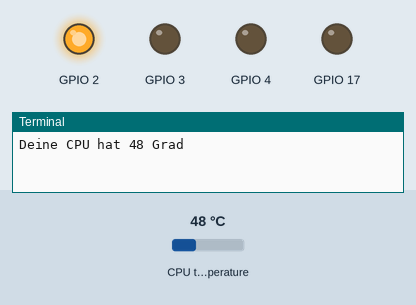
The program below on a simulated Raspberry Pi (BCM pin numbers). Parts: output pins drawn as LEDs (lit = HIGH), the last lines printed to the terminal. The inputs (shaded band) are chosen by the test bench; at power-on: CPU temperature 48 °C.

Above: at 1.2 s.
1.3 s: CPU temperature set to 58 °C
5.2 s: CPU temperature set to 61 °C
At 6.4 s:
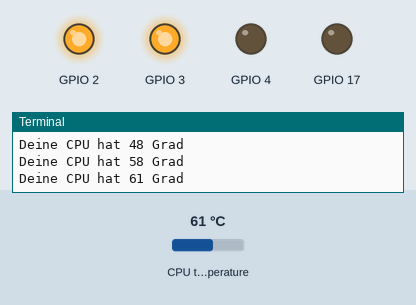
9.1 s: CPU temperature set to 67 °C
13.2 s: CPU temperature set to 70 °C
At 15.7 s:
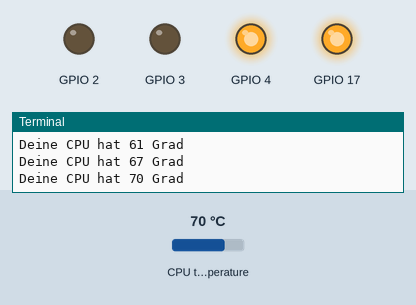
17.1 s: CPU temperature set to 31 °C
At 19.3 s:
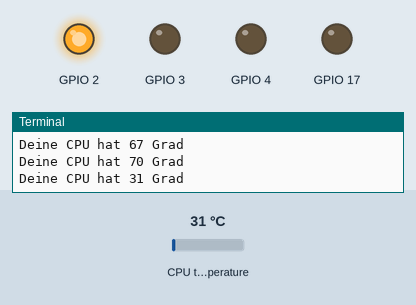
21.0 s: CPU temperature set to 71 °C
At 21.6 s:
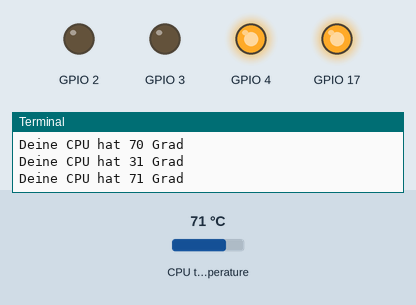
Timing chart, 0 to 24.0 s (numbered marks = the images above; inputs shaded):
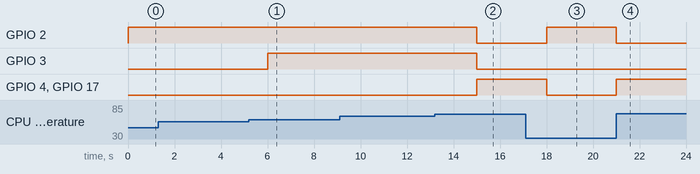

Measured:
- the behaviour switches between 59 and 60 °C on CPU temperature (found by bisection; images 0 and 1)
- the behaviour switches between 68 and 69 °C on CPU temperature (found by bisection; images 1 and 2)
- after the input at 5.2 s, GPIO 3: LOW → HIGH after 0.80 s
- after the input at 13.2 s, GPIO 2, GPIO 3: HIGH → LOW after 1.8 s; GPIO 4, GPIO 17: LOW → HIGH after 1.8 s
- after the input at 17.1 s, GPIO 2: LOW → HIGH after 0.91 s; GPIO 4, GPIO 17: HIGH → LOW after 0.91 s
- after the input at 21.0 s, GPIO 2: HIGH → LOW at once; GPIO 4, GPIO 17: LOW → HIGH at once

The program:

LED_L_ftersteuerung.py
```python
# Lüftersteuerung
# Version 0.1
# Geschrieben von: Fabian Riegeer

# Bibliotheken importieren
# import RPi.GPIO as GPIO
import time
from RPi import GPIO

# GPIO Startwerte setzen
GPIO.setmode(GPIO.BCM)
GPIO.setwarnings(False)
GPIO.setup(2, GPIO.OUT)
GPIO.setup(3, GPIO.OUT)
GPIO.setup(4, GPIO.OUT)
GPIO.setup(17, GPIO.OUT)

GPIO.output(2, GPIO.LOW)
GPIO.output(3, GPIO.LOW)
GPIO.output(4, GPIO.LOW)
GPIO.output(17, GPIO.LOW)

# Schleife
while 1:

    # Temperatur abfragen und ausgeben
    tempData = "/sys/class/thermal/thermal_zone0/temp"
    dateilesen = open(tempData, "r")
    temperatur = dateilesen.readline(2)
    dateilesen.close()
    print("Deine CPU hat " + temperatur + " Grad")

    # Temperaturen festlegen und zu Integer umwandeln
    normal = 59
    warm = 63
    heiss = 68

    temperatur = int(temperatur)

    # Zustandsabfrage
    if temperatur <= normal:
        # print("Grüne LED")
        GPIO.output(2, GPIO.HIGH)
        GPIO.output(3, GPIO.LOW)
        GPIO.output(4, GPIO.LOW)
        GPIO.output(17, GPIO.LOW)

        # time.sleep(10)
    elif temperatur > normal and temperatur <= heiss:
        # print("Grüne + gelbe LED")
        GPIO.output(2, GPIO.HIGH)
        GPIO.output(3, GPIO.HIGH)
        GPIO.output(4, GPIO.LOW)
        GPIO.output(17, GPIO.LOW)

        # time.sleep(10)
    elif temperatur >= heiss:
        # print("Rote LED + Lüfter")
        GPIO.output(2, GPIO.LOW)
        GPIO.output(3, GPIO.LOW)
        GPIO.output(4, GPIO.HIGH)
        GPIO.output(17, GPIO.HIGH)

    time.sleep(3)
GPIO.cleanup()
```
